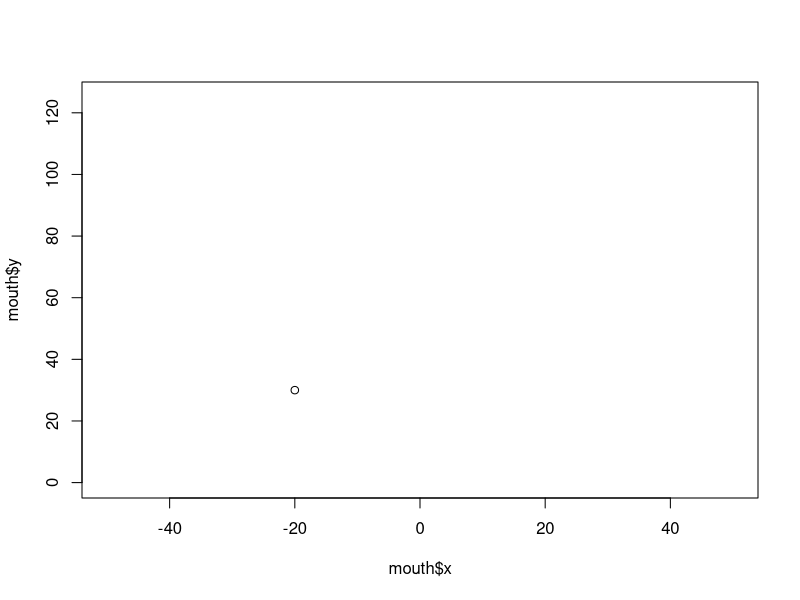
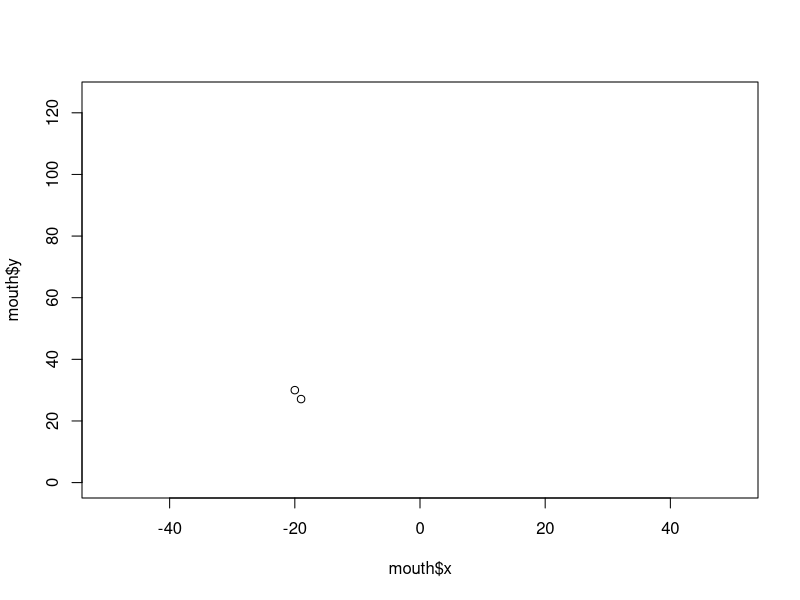
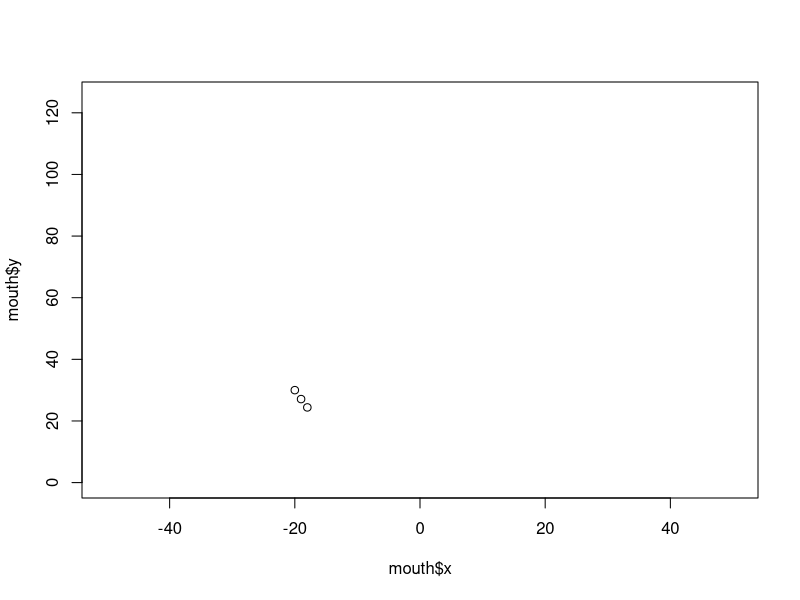
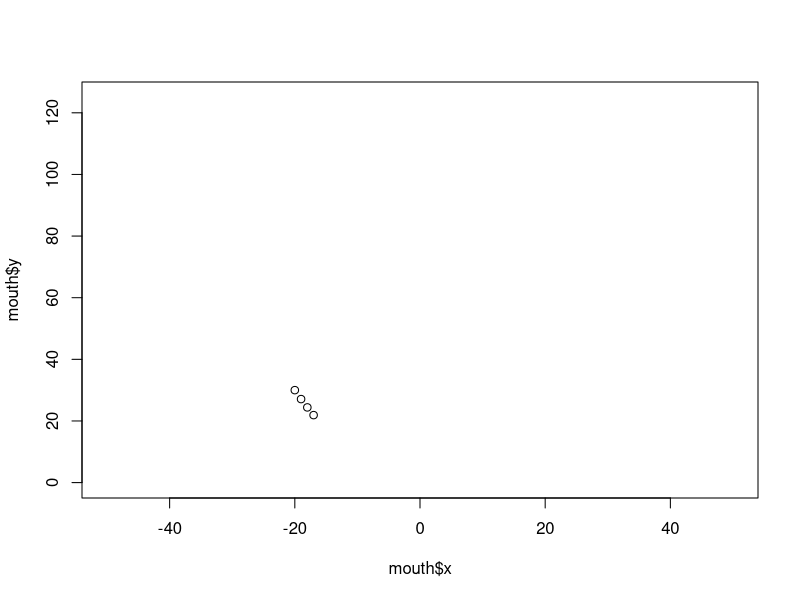
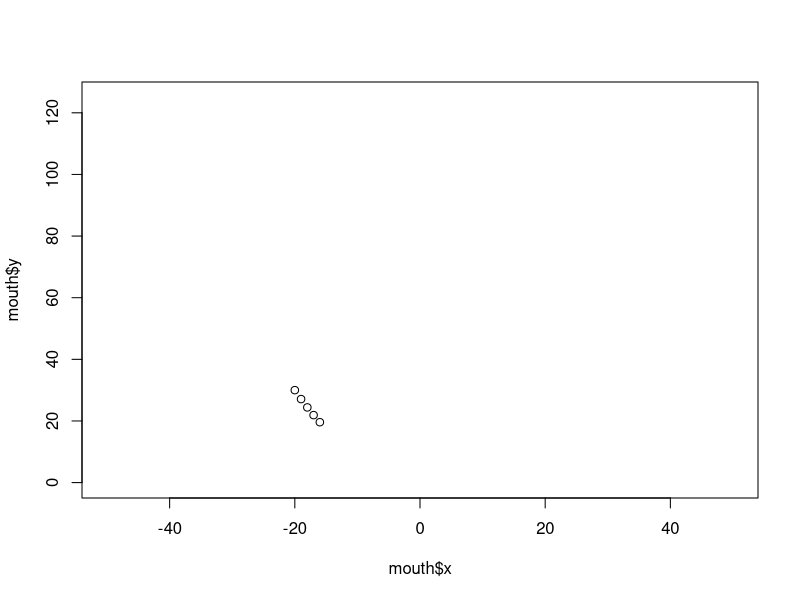
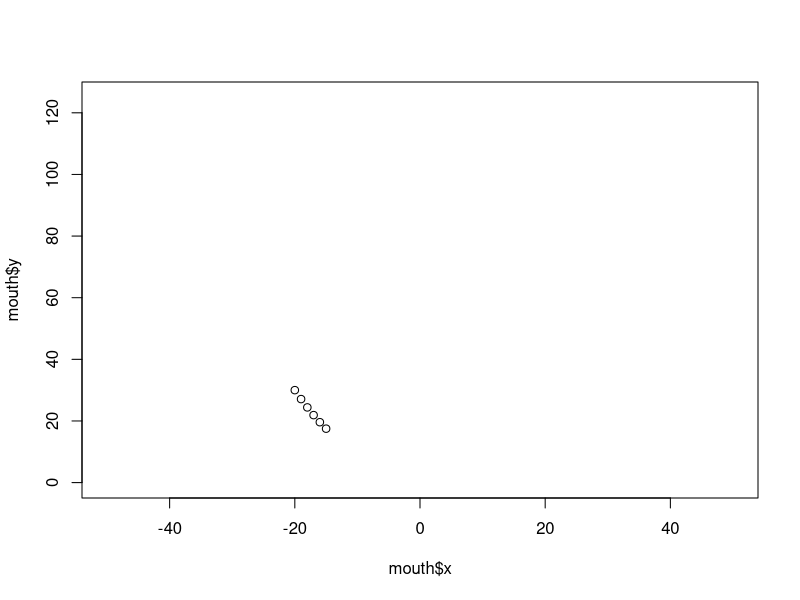
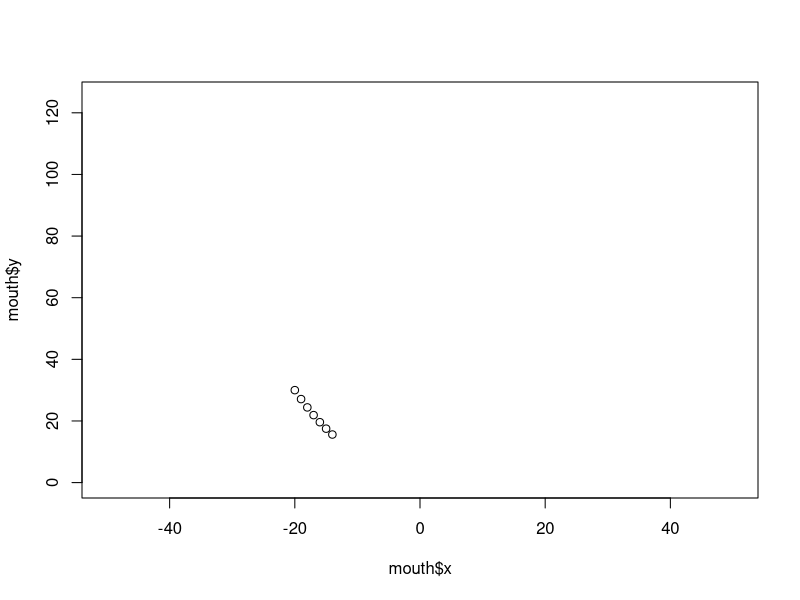
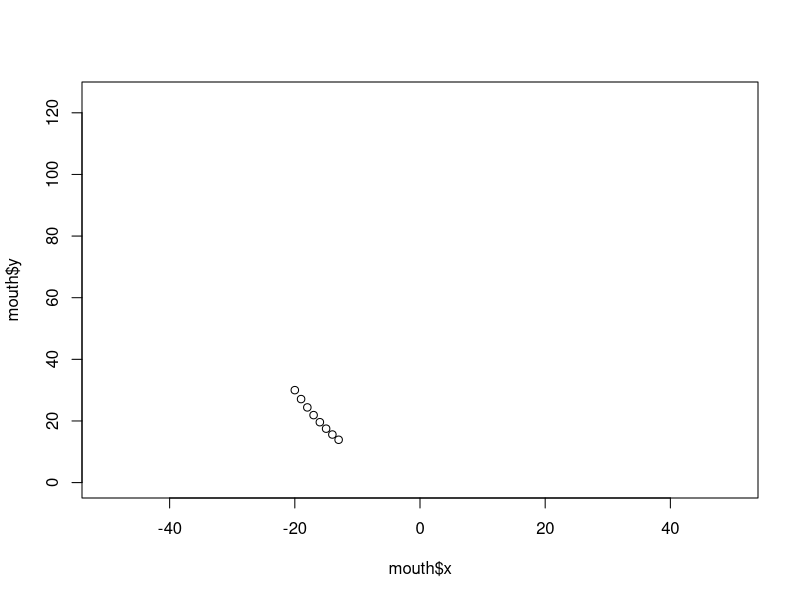

The R source for these figures, in order:
# Create Mouth ------------------------------------------------------------

# Empty df
mouth <- data.frame()

# Create a parabola, `y`, and imperatively draw each point.
for (i in -20:10){
  x <- i
  y <- .1*x^2 + x + 10
  coords <- cbind(x, y)
  mouth <- rbind(mouth, coords)
  plot(mouth$x, mouth$y, xlim = c(-50,50), ylim = c(0,125))
}


# Prep for Eyes -----------------------------------------------------------

# Set radius (how big the eyes are)
radius <- 3

# Set theta (amount of dots and angle)
theta <- seq(from = 0, to = 5.5,  by = .5)

# Set coordinates for circles (left and right eyes)
ycoords <- sin(theta) * (radius * 2.5) + 50
Lxcoords <- cos(theta) * (radius) + -10
Rxcoords <- cos(theta) * (radius) + 1

# Create Eyes -------------------------------------------------------------

# Draw the left eye
lefteye <- data.frame()
for (i in 1:12) {
  coords <- cbind(Lxcoords[i], ycoords[i])
  lefteye <- rbind(lefteye, coords)
  points(lefteye$V1, lefteye$V2, xlim = c(-50,50), ylim = c(0,125))
}

# Draw the right eye
righteye <- data.frame()
for (i in 1:12) {
  coords <- cbind(Rxcoords[i], ycoords[i])
  righteye <- rbind(righteye, coords)
  points(righteye$V1, righteye$V2, xlim = c(-50,50), ylim = c(0,125))
}